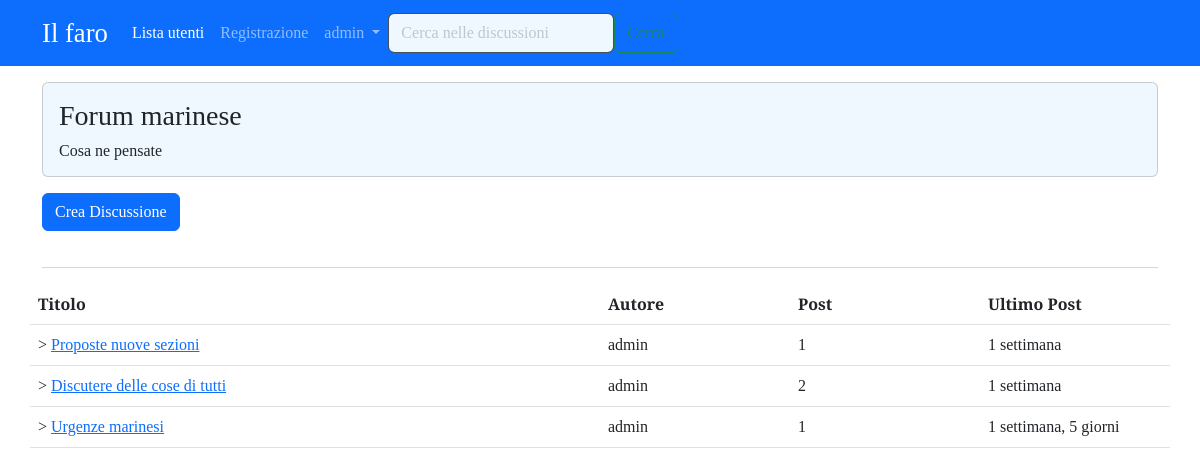
Page /forum/sezione/1/ (signed in) on the committed database.
### forum/models.py (models this page shows, shortened)
class Sezione (models.Model):
    nome_sezione = models.CharField(max_length=80)
    descrizione = models.CharField(max_length=150, blank=True, null=True)
    logosezione = models.ImageField(blank=True, null=True)
    class Meta:
        verbose_name ="Sezione"
        verbose_name_plural ="Sezioni"

class Discussione (models.Model):
    titolo=models.CharField(max_length=150)
    data_creazione= models.DateTimeField(auto_now_add=True)
    autore_discussione= models.ForeignKey(User, on_delete=models.CASCADE, related_name="discussioni")
    sezione_appartenenza =  models.ForeignKey (Sezione, on_delete=models.CASCADE)
    class Meta:
        verbose_name ="Discussione"
        verbose_name_plural ="Discussioni"
    def get_absolute_url(self):
        return reverse ("visualizza_discussione", kwargs={"pk": self.pk})

class Post(models.Model):
        autore_post= models.ForeignKey(User, on_delete=models.CASCADE, related_name="posts")
        contenuto=models.TextField()
        data_creazione= models.DateTimeField(auto_now_add=True)
        discussione= models.ForeignKey(Discussione, on_delete=models.CASCADE)
        class Meta:
            verbose_name ="Post"
            verbose_name_plural ="Posts"

### forum/views.py (the view)
# urls.py: path("sezione/<int:pk>/", views.visualizza_sezione, name ="sezione_view"),
def visualizza_sezione (request, pk):
    sezione = get_object_or_404(Sezione, pk=pk)
    discussioni_sezione= Discussione.objects.filter(sezione_appartenenza=sezione).order_by("-data_creazione")
    context={"sezione":sezione, "discussioni":discussioni_sezione}
    return render (request, "forum/singola_sezione.html", context)

### forum/templates/forum/singola_sezione.html (shortened to what this page needs)
{% extends 'base.html' %}
{%block content%}
<div class="card my-3 px-3 py-3" style="background-color: aliceblue">
        <h3 class="">{{sezione.nome_sezione}}</h3>
        <h6 class="card-text">{{sezione.descrizione}}</h6>
    </div>
<div class="card-body">
    <a class="btn btn-primary" style="margin-bottom: 20px;" href="{% url 'crea_discussione' pk=sezione.pk %}">Crea Discussione</a>
    <table class="table mt-3">
        <thead>
            <tr class="row">
                <th class="col-lg-6 col-4">Titolo</th>
                <th class="col-lg-2 col-3">Autore</th>
                <th class="col-lg-2 col-2">Post</th>
                <th class="col-lg-2 col-3">Ultimo Post</th><hr class="border-primary">
            </tr>
        </thead>
        <tbody>
            <tr class="row">
              {% for discussione in discussioni %}
                <td class="col-lg-6 col-4">
                    >
                  <a href="{{ discussione.get_absolute_url }}">{{discussione.titolo}}</a>
                </td>
                <td class="col-lg-2 col-3">
                  {{discussione.autore_discussione}}
                </td>
                <td class="col-lg-2 col-2">{{discussione.post_set.count}}</td>
                <td class="col-lg-2 col-3">{{ discussione.post_set.last.data_creazione|timesince }}</td>
              {% endfor %}
            </tr>
          </tbody>
    </table>
</div>
{% endblock content %}

### templates/base.html (shortened to what this page needs)
{% load static %}
<!doctype html>
<html lang="it">
  <head>
    <link href="https://cdn.jsdelivr.net/npm/bootstrap@5.3.0-alpha3/dist/css/bootstrap.min.css" rel="stylesheet">
    <link rel="stylesheet" href="path/to/font-awesome/css/font-awesome.min.css">
    <link rel="stylesheet" href="{% static 'css/agora.css' %}">
  </head>
  <body>
    <nav class="navbar navbar-expand-lg bg-primary" data-bs-theme="dark">
      <div class="container">
        <a class="navbar-brand" style="font-size: 20pt;" href="{% url 'homepage' %}">Il faro</a>
        <div class="collapse navbar-collapse" id="navbarSupportedContent">
          <ul class="navbar-nav me-auto mb-2 mb-lg-0">
            <li class="nav-item">
              <a class="nav-link active" aria-current="page" href="{% url 'user_list' %}">Lista utenti</a>
            </li>
            <li class="nav-item">
              <a class="nav-link" href="{% url 'registrazione' %}">Registrazione</a>
            </li>
            {% if request.user.is_authenticated %}
            <li class="nav-item dropdown">
              <a class="nav-link dropdown-toggle" href="#" role="button" data-bs-toggle="dropdown" aria-expanded="false">
                {{ request.user.username }}
              </a>
            </li>
           {% else %}
          <li class="nav-item">
            <a class="nav-link" href="{%url 'login'%}">Login</a>
          </li>
          </ul>
          {% endif %}
          <form class="d-flex" action="{% url 'funzione_cerca' %}" >
            <input name="q" class="form-control mr-sm-2" style=  "background-color: aliceblue;" type="search" placeholder="Cerca nelle discussioni" aria-label="Search">
            <button class="btn btn-outline-success my-2 my-sm-0" type="submit">Cerca</button>
          </form>
        </div>
      </div>
    </nav>
    <div class="container">
   {% block content %}
   {% endblock %}
    </div>
  </body>
</html>

### static-storage/css/agora.css (style rules this page uses)
body { font-family: 'Slabo 27px', serif; }

### rows in the picture
Sezione: nome_sezione "Forum marinese", descrizione "Cosa ne pensate"
Discussione: titolo "Proposte nuove sezioni", autore_discussione "admin", post_set.count "1", post_set.last.data_creazione "1 settimana"
Discussione: titolo "Discutere delle cose di tutti", autore_discussione "admin", post_set.count "2", post_set.last.data_creazione "1 settimana"
Discussione: titolo "Urgenze marinesi", autore_discussione "admin", post_set.count "1", post_set.last.data_creazione "1 settimana, 5 giorni"

### other values in the picture
{{ request.user.username }} "admin"
